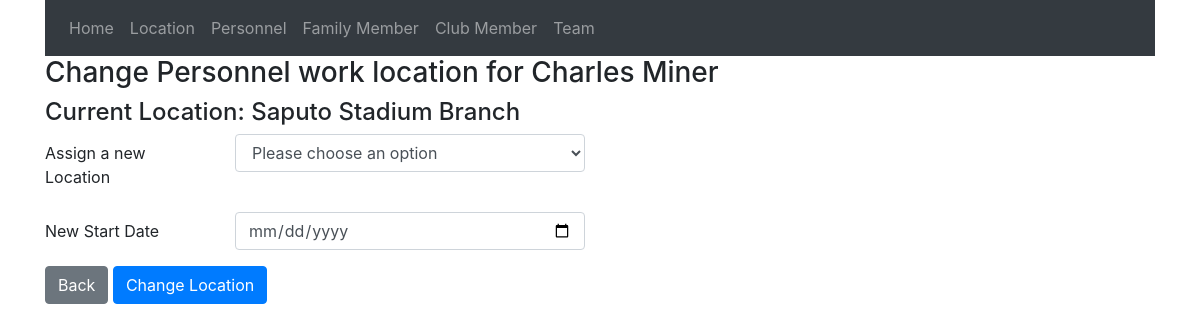
The page /Personnel/change_location/2 on the database its author committed.
### tables this page shows
CREATE TABLE Personnel (
    personnel_id INT AUTO_INCREMENT PRIMARY KEY,
    first_name VARCHAR(50) NOT NULL,
    last_name VARCHAR(50) NOT NULL,
    ssn CHAR(9) NOT NULL UNIQUE,
    medicare_number VARCHAR(30) UNIQUE,
    date_of_birth DATE NOT NULL,
    address VARCHAR(200),
    city VARCHAR(100),
    province VARCHAR(50),
    postal_code VARCHAR(12),
    phone_number VARCHAR(20),
    email VARCHAR(100),
    personnel_role ENUM('Administrator','Captain','Coach','Assistant Coach','Other') NOT NULL,
    mandate ENUM('Volunteer','Salaried') NOT NULL
);

CREATE TABLE Location (
    location_id INT AUTO_INCREMENT PRIMARY KEY,
    location_name VARCHAR(100) NOT NULL,
    location_type ENUM('Head','Branch') NOT NULL,
    address VARCHAR(200),
    city VARCHAR(100),
    province VARCHAR(50),
    postal_code VARCHAR(12),
    web_address VARCHAR(255),
    max_capacity INT

);

### app/core/app.php (called while the page is built, shortened)
<?php
    class App{
        protected $currentMethod = 'index';
        public function __construct()
        {
            $url = $this->parseURL();
            $url = $url ?? [];
            if(isset($url[0]) && file_exists(__DIR__ . '/../controllers/' . $url[0] . '.php')){
                unset($url[0]);
            }
            $this->currentController = new $this->currentController;
            if(isset($url[1])){
                if(method_exists($this->currentController, $url[1])){
                    $this->currentMethod = $url[1];
                    unset($url[1]);
                }
            }
            $this->params = $url ? array_values($url) : [];
            call_user_func_array([$this->currentController, $this->currentMethod], $this->params);
        }
        public function parseURL(){
            if(isset($_GET['url'])){
                $url = rtrim($_GET['url'], '/');
                $url = filter_var($url, FILTER_SANITIZE_URL);
                $url = explode('/',$url);
                return $url;
            }
            return [];
        }
    }

### public/index.php (called while the page is built, shortened)
<?php
    $init = new App;
?>

### app/core/Model.php (called while the page is built, shortened)
<?php
class Model
{
    private $host = DB_HOST;
    private $user = DB_USER;
    private $pass = DB_PASS;
    private $dbname = DB_NAME;
    private $dbh;
    private $stmt;
    public function __construct()
    {
        $dsn = 'mysql:host=' . $this->host . ';dbname=' . $this->dbname;
        $options = array(
            PDO::ATTR_PERSISTENT => true,
            PDO::ATTR_ERRMODE => PDO::ERRMODE_EXCEPTION
        );
        try {
            $this->dbh = new PDO($dsn, $this->user, $this->pass, $options);
        } catch (PDOException $e) {
            $this->error = $e->getMessage();
            echo $this->error;
        }
    }
    public function query($sql)
    {
        $this->stmt = $this->dbh->prepare($sql);
    }
    public function bind($param, $value, $type = null)
    {
        if (is_null($type)) {
            switch (true) {
                default:
                    $type = PDO::PARAM_STR;
            }
        }
        $this->stmt->bindValue($param, $value, $type);
    }
    public function execute()
    {
        return $this->stmt->execute();
    }
    public function getSingle(){
        $this->execute();
        return $this->stmt->fetch(PDO::FETCH_OBJ);
    }
}

### app/models/personnel_model.php (called while the page is built, shortened)
<?php
class personnel_model extends Model{
    public function get_personnel($personnel_id){
        $this->query("SELECT * FROM personnel WHERE personnel_id = :personnel_id");
        $this->bind(":personnel_id",$personnel_id);
        return $this->getSingle();
    }
    public function get_current_personnel_location($personnel_id){
        $this->query("SELECT location.location_id, location.location_name FROM EmployedAt
                        JOIN location ON EmployedAt.location_id = location.location_id
                        WHERE EmployedAt.personnel_id = :personnel_id AND EmployedAt.end_date IS NULL");
        $this->bind(":personnel_id",$personnel_id);
        return $this->getSingle();
    }
}
?>

### app/views/Personnel/change_location.php (the view, shortened to what this page needs)
<?php require APPROOT . '/views/includes/header.php';  ?>
<form method="post" action="<?= URLROOT; ?>/Personnel/change_location/<?= $data['personnel']->personnel_id ?>">
    <h3>Change Personnel work location for <?= $data['personnel']->first_name ?> <?= $data['personnel']->last_name ?></h3>
    <h4>Current Location: <?= $data['current_location']->location_name ?></h4>
    <div class="form-group row">
    <label for="location_input" class="col-sm-2 col-form-label">Assign a new Location</label>
        <div class="col-sm-4">
            <select id="location_input" class="form-control" name="location_id" required>
                <option value="" disabled selected hidden>Please choose an option</option>
            </select>
        </div>
    </div>
    <div class="form-group row">
        <label for="start_date_input" class="col-sm-2 col-form-label">New Start Date</label>
            <div class="col-sm-4">
                <input type="date" class="form-control" id="start_date_input" name="start_date" required>
            </div>
    </div>
    <button type="button" class="btn btn-secondary" onclick="window.location.href='<?= URLROOT; ?>/Personnel/edit_personnel/<?= $data['personnel']->personnel_id ?>'">Back</button>
    <button type="submit" class="btn btn-primary" name="submit">Change Location</button>
</form>
<?php require APPROOT . '/views/includes/footer.php'; ?>

### rows shown on the page
personnel: first_name "Charles", last_name "Miner"
location: location_name "Saputo Stadium Branch"
